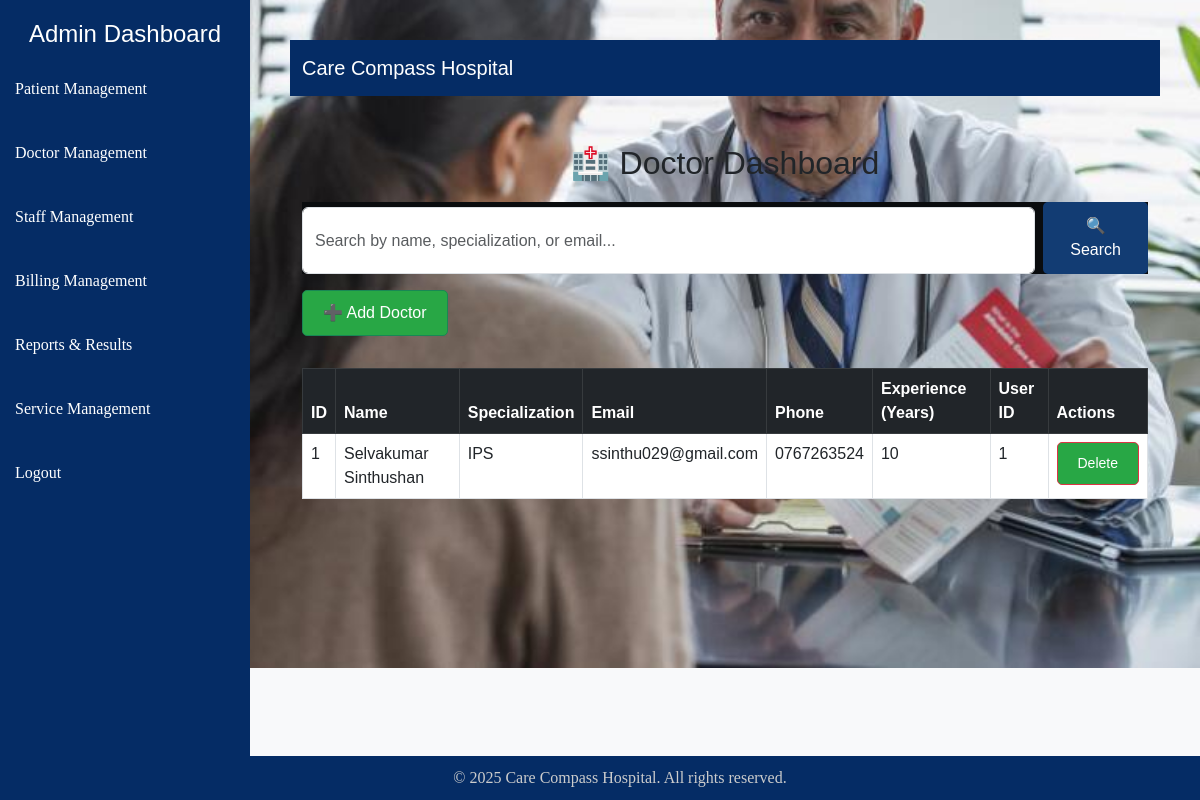
The app's page /Admin/doctor_dashboard.php with its own data.
### tables this page shows
CREATE TABLE `doctors` (
  `id` int(11) NOT NULL,
  `userId` tinyint(4) NOT NULL,
  `name` varchar(255) NOT NULL,
  `email` varchar(255) NOT NULL,
  `specialization` varchar(255) NOT NULL,
  `experience` int(11) NOT NULL,
  `contact` varchar(100) NOT NULL,
  `image` varchar(255) NOT NULL
);

### Admin/doctor_dashboard.php (the view, shortened to what this page needs)
<?php
include "db_connect.php";
$search = "";
if (isset($_GET['search'])) {
    $search = $_GET['search'];
    $sql = "SELECT * FROM doctors WHERE name LIKE '%$search%' OR specialization LIKE '%$search%' OR email LIKE '%$search%' ORDER BY id ASC";
} else {
    $sql = "SELECT * FROM doctors ORDER BY id ASC";
}
$result = $conn->query($sql);
?>
<!DOCTYPE html>
<html lang="en">
<head>
    <link href="https://cdn.jsdelivr.net/npm/bootstrap@5.3.0/dist/css/bootstrap.min.css" rel="stylesheet">
    <link rel="stylesheet" href="styles.css">
    <link rel="stylesheet" href="Adminstyles.css">
</head>
<body class="bg-light" style="background: url('../image/A.jpg') no-repeat center center/cover;">
        <div class="sidebar">
            <h4>Admin Dashboard</h4>
            <ul class="nav flex-column">
                <li class="nav-item"><a href="patient_dashboard.php" class="nav-link">Patient Management</a></li>
                <li class="nav-item"><a href="doctor_dashboard.php" class="nav-link">Doctor Management</a></li>
                <li class="nav-item"><a href="staff_dashboard.php" class="nav-link">Staff Management</a></li>
                <li class="nav-item"><a href="billing_management.php" class="nav-link">Billing Management</a></li>
                <li class="nav-item"><a href="medical_report_dashboard.php" class="nav-link">Reports & Results</a></li>
                <li class="nav-item"><a href="services_dashboard.php" class="nav-link">Service Management</a></li>
                <li class="nav-item"><a href="logout.php" class="nav-link">Logout</a></li>
            </ul>
        </div>
        <div class="main-content">
            <nav class="navbar navbar-expand-lg navbar-dark navbar-custom">
                <div class="container">
                    <a class="navbar-brand" href="../index.php">Care Compass Hospital</a>
                </div>
            </nav>
        <div class="container mt-5">
            <h2 class="text-center">🏥 Doctor Dashboard</h2>
            <form action="doctor_dashboard.php" method="GET" class="mb-3 d-flex">
                <input type="text" name="search" class="form-control me-2" placeholder="Search by name, specialization, or email..." value="<?php echo $search; ?>">
                <button type="submit" class="btn btn-primary">🔍 Search</button>
            </form>
            <button class="btn btn-success mb-3" data-bs-toggle="modal" data-bs-target="#addDoctorModal">➕ Add Doctor</button>
        <table class="table table-bordered mt-3">
            <thead class="table-dark">
                <tr>
                    <th>ID</th>
                    <th>Name</th>
                    <th>Specialization</th>
                    <th>Email</th>
                    <th>Phone</th>
                    <th>Experience (Years)</th>
                    <th>User ID</th>
                    <th>Actions</th>
                </tr>
            </thead>
            <tbody>
                <?php while ($row = $result->fetch_assoc()) { ?>
                    <tr>
                        <td><?php echo $row['id']; ?></td>
                        <td><?php echo $row['name']; ?></td>
                        <td><?php echo $row['specialization']; ?></td>
                        <td><?php echo $row['email']; ?></td>
                        <td><?php echo $row['contact']; ?></td>
                        <td><?php echo $row['experience']; ?></td>
                        <td><?php echo $row['userId']; ?></td>
                        <td>
                            <a href="delete_doctor.php?id=<?php echo $row['id']; ?>" class="btn btn-danger btn-sm" onclick="return confirm('Are you sure?')">Delete</a>
                        </td>
                    </tr>
                <?php } ?>
            </tbody>
        </table>
        </div>
    </div>
            <footer class="footer">
            <p>&copy; 2025 Care Compass Hospital. All rights reserved.</p>
        </footer>
</body>
</html>

### styles.css (style rules this page uses)
body { font-family: Arial, sans-serif; margin: 20px; padding: 0; box-sizing: border-box; font-family: Arial, sans-serif; height: auto; max-width: 100%; }
form { margin-top: 20px; font-size: 25px; text-size-adjust: 20px; background-color: #0a0c0e; }
input, button { margin-top: 5px; }
a { color: #030e1a; size: 55px; text-decoration: none; }
.navbar { display: flex; justify-content: space-between; align-items: center; background: #3d3a3a; background-color: rgb(16, 29, 47); color: white; max-width: 100%; height: auto; }
.btn { display: inline-block; margin-top: 0px; padding: 10px 20px; background: #28a745; color: white; text-decoration: none; border-radius: 5px; }
.footer { background-color: #343a40; }
.footer p { color: #ccc; margin: 0; }
.footer h5, p, li { font-family: 'Times New Roman', Times, serif; }
.btn-primary { background-color: #123C73; border: none; padding: 12px 20px; font-size: 16px; border-radius: 5px; transition: 0.3s; }

### Admin/Adminstyles.css (style rules this page uses)
body { font-family: Arial, sans-serif; }
.sidebar { position: fixed; top: 0; left: 0; bottom: 0; width: 250px; background-color: #052c65; padding-top: 20px; }
.sidebar h4 { color: #fff; text-align: center; }
.sidebar a { color: #fff; text-decoration: none; padding: 10px 15px; display: block; margin: 10px 0; }
.main-content { margin-left: 250px; padding: 20px; }
.navbar-custom { background-color: #052c65; }
.footer { position: fixed; bottom: 0; width: 100%; background-color: #052c65; color: white; padding: 10px; text-align: center; }

### records on screen
doctors: id "1", name "Selvakumar Sinthushan", specialization "IPS", email "ssinthu029@gmail.com", contact "0767263524", experience "10", userId "1"
